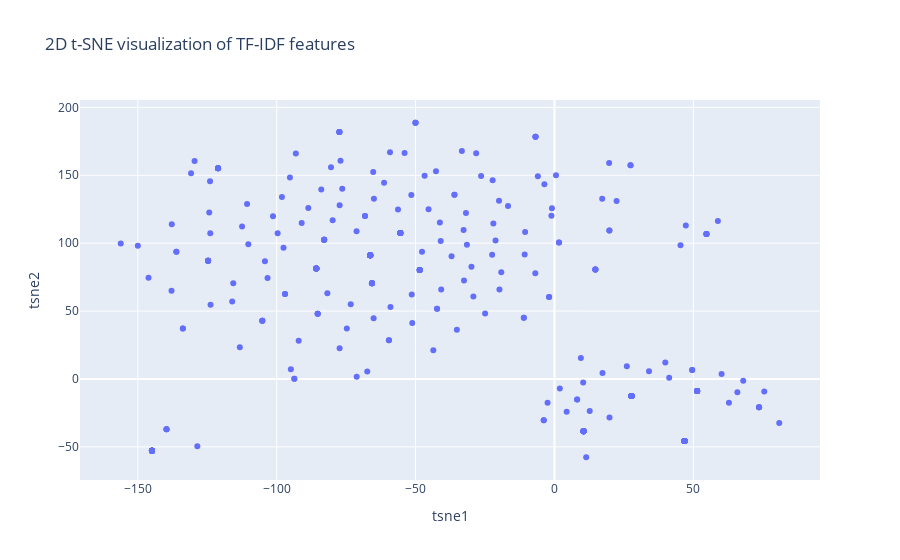
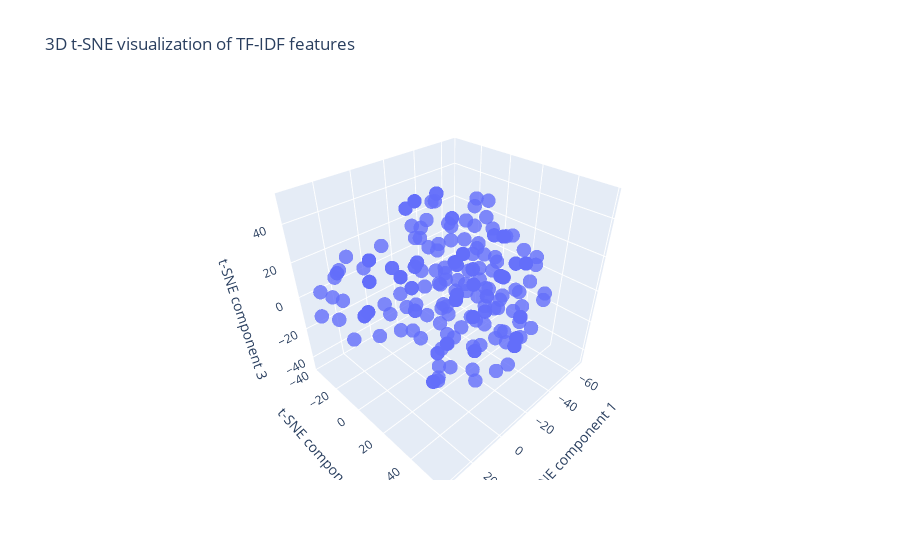
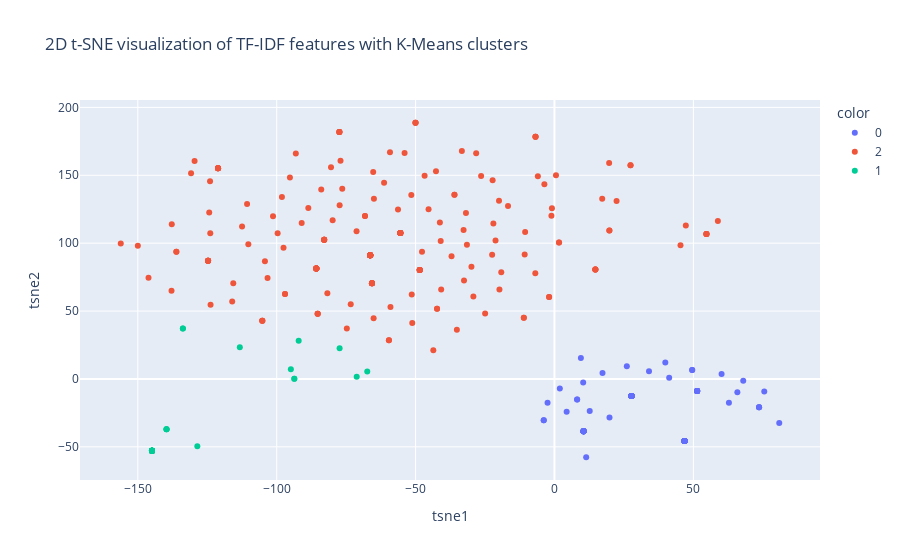
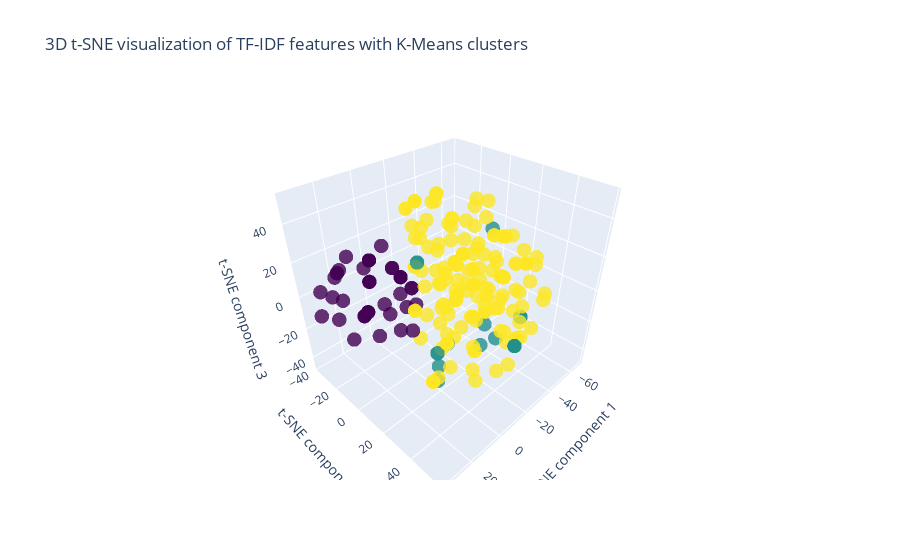

Notebook source saved alongside these figures, in order:
### Code cell
from sklearn.feature_extraction.text import TfidfVectorizer
from sklearn.manifold import TSNE
from mpl_toolkits.mplot3d import Axes3D
from ipywidgets import interact
from sklearn.cluster import KMeans
from sklearn.metrics import silhouette_score

vectorizer = TfidfVectorizer()
tfidf_matrix = vectorizer.fit_transform(df["workplace"])
feature_names = vectorizer.get_feature_names_out()
tfidf_df = pd.DataFrame(tfidf_matrix.toarray(), columns=feature_names)

# Reduce dimensions with t-SNE
tsne = TSNE(n_components=2, random_state=42)
tsne_results = tsne.fit_transform(tfidf_matrix.toarray())

# Create a DataFrame for t-SNE results
tsne_df = pd.DataFrame(tsne_results, columns=['tsne1', 'tsne2'])

# Plot the t-SNE results
plt.figure(figsize=(10, 6))
plt.scatter(tsne_df['tsne1'], tsne_df['tsne2'], alpha=0.5)
plt.title('t-SNE visualization of TF-IDF features')
plt.xlabel('t-SNE component 1')
plt.ylabel('t-SNE component 2')
plt.show()
# Reduce dimensions with t-SNE to 3 components
tsne_3d = TSNE(n_components=3, random_state=42)
tsne_results_3d = tsne_3d.fit_transform(tfidf_matrix.toarray())

# Create a DataFrame for 3D t-SNE results
tsne_df_3d = pd.DataFrame(tsne_results_3d, columns=['tsne1', 'tsne2', 'tsne3'])

# 2D t-SNE plot
fig_2d = px.scatter(
    tsne_df,
    hover_data=[df['workplace']],
    x='tsne1', y='tsne2',
    title='2D t-SNE visualization of TF-IDF features'
)
fig_2d.update_traces(mode="markers")
fig_2d.show()

# 3D t-SNE plot
fig_3d = go.Figure(data=[go.Scatter3d(
    x=tsne_df_3d['tsne1'],
    y=tsne_df_3d['tsne2'],
    z=tsne_df_3d['tsne3'],
    mode='markers+text',
    # text=df['workplace'],
    marker=dict(size=5, opacity=0.8)
)])
fig_3d.update_layout(
    title='3D t-SNE visualization of TF-IDF features',
    scene=dict(
        xaxis_title='t-SNE component 1',
        yaxis_title='t-SNE component 2',
        zaxis_title='t-SNE component 3'
    )
)
fig_3d.show()
# Use the elbow method to find the optimal number of clusters
inertia = []
silhouette_scores = []
K = range(1, 11)
for k in K:
    kmeans = KMeans(n_clusters=k, random_state=42)
    kmeans.fit(tsne_results)
    inertia.append(kmeans.inertia_)
    if k > 1:
        silhouette_scores.append(silhouette_score(tsne_results, kmeans.labels_))

# Plot the elbow method results
plt.figure(figsize=(10, 6))
plt.plot(K, inertia, 'bo-')
plt.xlabel('Number of clusters')
plt.ylabel('Inertia')
plt.title('Elbow Method For Optimal k')
plt.show()

# Plot silhouette scores
plt.figure(figsize=(10, 6))
plt.plot(K[1:], silhouette_scores, 'bo-')
plt.xlabel('Number of clusters')
plt.ylabel('Silhouette Score')
plt.title('Silhouette Scores For Optimal k')
plt.show()

# Choose the optimal number of clusters (e.g., 3)
optimal_k = 3
kmeans = KMeans(n_clusters=optimal_k, random_state=42)
df['cluster'] = kmeans.fit_predict(tsne_results)

# 2D t-SNE plot with clusters
fig_2d = px.scatter(
    tsne_df,
    hover_data=[df['workplace']],
    x='tsne1', y='tsne2',
    color=df['cluster'].astype(str),
    title='2D t-SNE visualization of TF-IDF features with K-Means clusters'
)
fig_2d.update_traces(mode="markers")
fig_2d.show()

# 3D t-SNE plot with clusters
fig_3d = go.Figure(data=[go.Scatter3d(
    x=tsne_df_3d['tsne1'],
    y=tsne_df_3d['tsne2'],
    z=tsne_df_3d['tsne3'],
    mode='markers',
    marker=dict(size=5, opacity=0.8, color=df['cluster'], colorscale='Viridis')
)])
fig_3d.update_layout(
    title='3D t-SNE visualization of TF-IDF features with K-Means clusters',
    scene=dict(
        xaxis_title='t-SNE component 1',
        yaxis_title='t-SNE component 2',
        zaxis_title='t-SNE component 3'
    )
)
fig_3d.show()

### Figure 1 — Plotly figure (JSON) as saved in the notebook; plotly's stock layout.template omitted (floating-point values rounded to 4 significant figures; data arrays with more than 128 entries replaced by an {"elided": "..."} marker saying what was removed)
{"data": [{"customdata": {"elided": "656x1 str values"}, "hovertemplate": "tsne1=%{x}<br>tsne2=%{y}<br>hover_data_0=%{customdata[0]}<extra></extra>", "legendgroup": "", "marker": {"color": "#636efa", "symbol": "circle"}, "mode": "markers", "name": "", "orientation": "v", "showlegend": false, "type": "scatter", "x": {"elided": "656 float values"}, "xaxis": "x", "y": {"elided": "656 float values"}, "yaxis": "y"}], "layout": {"legend": {"tracegroupgap": 0}, "title": {"text": "2D t-SNE visualization of TF-IDF features"}, "xaxis": {"anchor": "y", "domain": [0, 1], "title": {"text": "tsne1"}}, "yaxis": {"anchor": "x", "domain": [0, 1], "title": {"text": "tsne2"}}}}

### Figure 2 — Plotly figure (JSON) as saved in the notebook; plotly's stock layout.template omitted (floating-point values rounded to 4 significant figures; data arrays with more than 128 entries replaced by an {"elided": "..."} marker saying what was removed)
{"data": [{"marker": {"opacity": 0.8, "size": 5}, "mode": "markers+text", "type": "scatter3d", "x": {"elided": "656 float values"}, "y": {"elided": "656 float values"}, "z": {"elided": "656 float values"}}], "layout": {"scene": {"xaxis": {"title": {"text": "t-SNE component 1"}}, "yaxis": {"title": {"text": "t-SNE component 2"}}, "zaxis": {"title": {"text": "t-SNE component 3"}}}, "title": {"text": "3D t-SNE visualization of TF-IDF features"}}}

### Figure 3 — Plotly figure (JSON) as saved in the notebook; plotly's stock layout.template omitted (floating-point values rounded to 4 significant figures; data arrays with more than 128 entries replaced by an {"elided": "..."} marker saying what was removed)
{"data": [{"customdata": {"elided": "408x1 str values"}, "hovertemplate": "color=0<br>tsne1=%{x}<br>tsne2=%{y}<br>hover_data_0=%{customdata[0]}<extra></extra>", "legendgroup": "0", "marker": {"color": "#636efa", "symbol": "circle"}, "mode": "markers", "name": "0", "orientation": "v", "showlegend": true, "type": "scatter", "x": {"elided": "408 float values"}, "xaxis": "x", "y": {"elided": "408 float values"}, "yaxis": "y"}, {"customdata": {"elided": "204x1 str values"}, "hovertemplate": "color=2<br>tsne1=%{x}<br>tsne2=%{y}<br>hover_data_0=%{customdata[0]}<extra></extra>", "legendgroup": "2", "marker": {"color": "#EF553B", "symbol": "circle"}, "mode": "markers", "name": "2", "orientation": "v", "showlegend": true, "type": "scatter", "x": {"elided": "204 float values"}, "xaxis": "x", "y": {"elided": "204 float values"}, "yaxis": "y"}, {"customdata": [["Digital Qalqan"], ["Товарищество с ограниченной ответственностью \"Ритейл Групп Казахстан\""], ["Товарищество с ограниченной ответственностью \"Ритейл Групп Казахстан\""], ["TOO Kazgisa"], ["Нет"], ["Нет"], ["Tap-Tatti"], ["Нет"], ["нет"], ["Нет"], ["нет"], ["Нет"], ["Нет"], ["ТОО РАЙТ КАЗАХСТАН"], ["Нет"], ["Нет"], ["РАЙТ Казахстан"], ["Нет "], ["Нет"], ["нет"], ["нет"], ["Нет"], ["Нет"], ["нет"], ["Нет"], ["Нет"], ["Нет"], ["Нет"], ["Нет"], ["Нет"], ["Нет"], ["Нет"], ["нет"], ["РАЙТ Казахстан"], ["Нет "], ["Нет"], ["нет"], ["Нет"], ["Группа компании Аллюр"], ["Нет"], ["Нет"], ["Нет"], ["TOO KAZGISA"], ["Нет"]], "hovertemplate": "color=1<br>tsne1=%{x}<br>tsne2=%{y}<br>hover_data_0=%{customdata[0]}<extra></extra>", "legendgroup": "1", "marker": {"color": "#00cc96", "symbol": "circle"}, "mode": "markers", "name": "1", "orientation": "v", "showlegend": true, "type": "scatter", "x": [-77.36, -67.4, -71.2, -133.8, -139.7, -139.7, -92.1, -139.7, -128.6, -144.9, -144.9, -144.9, -144.9, -94.91, -144.9, -144.9, -93.66, -144.9, -144.9, -144.9, -144.9, -144.9, -144.9, -144.9, -144.9, -144.9, -144.9, -144.9, -144.9, -144.9, -144.9, -144.9, -144.9, -93.66, -144.9, -144.9, -144.9, -144.9, -113.3, -144.9, -144.9, -144.9, -133.8, -144.9], "xaxis": "x", "y": [22.53, 5.465, 1.631, 37.12, -37.08, -37.08, 28.06, -37.08, -49.52, -52.93, -52.93, -52.93, -52.93, 7.106, -52.93, -52.93, 0.1289, -52.93, -52.93, -52.93, -52.93, -52.93, -52.93, -52.93, -52.93, -52.93, -52.93, -52.93, -52.93, -52.93, -52.93, -52.93, -52.93, 0.1289, -52.93, -52.93, -52.93, -52.93, 23.43, -52.93, -52.93, -52.93, 37.12, -52.93], "yaxis": "y"}], "layout": {"legend": {"title": {"text": "color"}, "tracegroupgap": 0}, "title": {"text": "2D t-SNE visualization of TF-IDF features with K-Means clusters"}, "xaxis": {"anchor": "y", "domain": [0, 1], "title": {"text": "tsne1"}}, "yaxis": {"anchor": "x", "domain": [0, 1], "title": {"text": "tsne2"}}}}

### Figure 4 — Plotly figure (JSON) as saved in the notebook; plotly's stock layout.template omitted (floating-point values rounded to 4 significant figures; data arrays with more than 128 entries replaced by an {"elided": "..."} marker saying what was removed)
{"data": [{"marker": {"color": {"elided": "656 int values"}, "colorscale": [[0, "#440154"], [0.1111, "#482878"], [0.2222, "#3e4989"], [0.3333, "#31688e"], [0.4444, "#26828e"], [0.5556, "#1f9e89"], [0.6667, "#35b779"], [0.7778, "#6ece58"], [0.8889, "#b5de2b"], [1, "#fde725"]], "opacity": 0.8, "size": 5}, "mode": "markers", "type": "scatter3d", "x": {"elided": "656 float values"}, "y": {"elided": "656 float values"}, "z": {"elided": "656 float values"}}], "layout": {"scene": {"xaxis": {"title": {"text": "t-SNE component 1"}}, "yaxis": {"title": {"text": "t-SNE component 2"}}, "zaxis": {"title": {"text": "t-SNE component 3"}}}, "title": {"text": "3D t-SNE visualization of TF-IDF features with K-Means clusters"}}}
